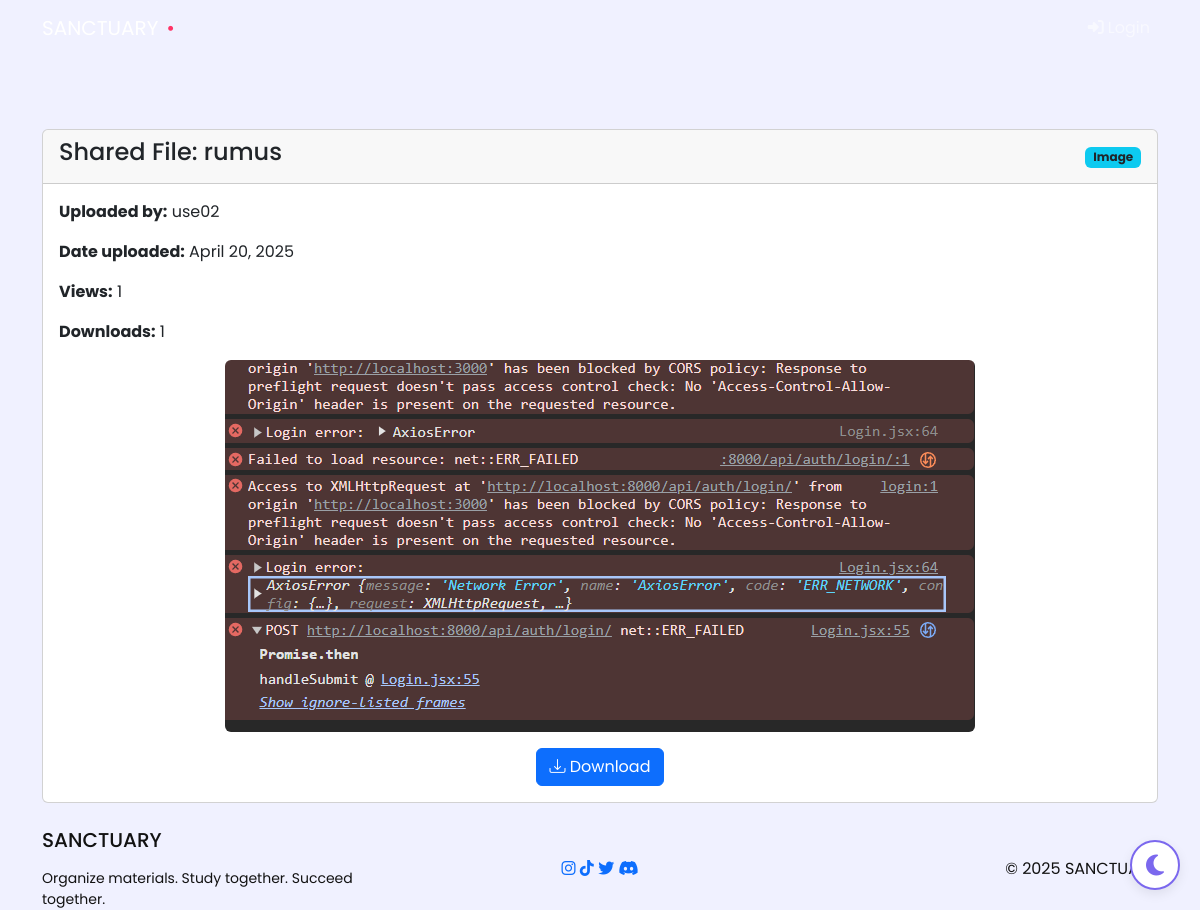
The app's page /shared/file/87g2zlBqmvu3t7ySOF5F6Sy4YpO4gcv6/ with its own data.
### core/models.py (models this page shows, shortened)
class LearningFile(models.Model):
    FILE_TYPE_CHOICES = (
        ('image', 'Image'),
        ('pdf', 'PDF'),
        ('code', 'Code'),
        ('document', 'Document'),
        ('video', 'Video'),
        ('audio', 'Audio'),
        ('other', 'Other'),
    )
    title = models.CharField(max_length=100)
    description = models.TextField(blank=True, null=True)
    file = models.FileField(upload_to=get_hashed_filename)
    file_type = models.CharField(max_length=20, choices=FILE_TYPE_CHOICES, default='other')
    topic = models.ForeignKey(Topic, on_delete=models.CASCADE, related_name='files')
    course = models.ForeignKey(Course, on_delete=models.CASCADE, related_name='files')
    uploaded_by = models.ForeignKey(User, on_delete=models.CASCADE, related_name='uploaded_files')
    created_at = models.DateTimeField(auto_now_add=True)
    updated_at = models.DateTimeField(auto_now=True)
    share_token = models.CharField(max_length=32, null=True, blank=True)
    views_count = models.PositiveIntegerField(default=0)
    downloads_count = models.PositiveIntegerField(default=0)
    def save(self, *args, **kwargs):
        if not self.file_type or self.file_type == 'other':
            self.file_type = get_file_type_from_extension(self.file.name)
        if not self.share_token:
            self.share_token = get_random_string(32)
        super().save(*args, **kwargs)

class User(AbstractUser):
    ROLE_CHOICES = (
        ('super_admin', 'Super Admin'),
        ('admin', 'Admin'),
        ('user', 'User'),
    )
    role = models.CharField(max_length=20, choices=ROLE_CHOICES, default='user')
    profile_photo = models.ImageField(upload_to='profile_photos/', null=True, blank=True)

### core/views.py (the view, shortened to what this page needs)
# urls.py: path('shared/file/<str:token>/', views.file_share, name='file_share'),
def file_share(request, token):
    file = get_object_or_404(LearningFile, share_token=token)
    file.views_count += 1
    file.save()
    return render(request, 'core/shared_file.html', {'file': file})

### core/templates/core/shared_file.html (shortened to what this page needs)
{% extends 'base/base.html' %}
{% load static %}
{% block content %}
<div class="container mt-4">
    <div class="card">
        <div class="card-header d-flex justify-content-between align-items-center">
            <h4>Shared File: {{ file.title }}</h4>
            <div>
                <span class="badge bg-info text-dark">{{ file.get_file_type_display }}</span>
            </div>
        </div>
        <div class="card-body">
            <div class="mb-3">
                <p><strong>Uploaded by:</strong> {{ file.uploaded_by.username }}</p>
                <p><strong>Date uploaded:</strong> {{ file.created_at|date:"F d, Y" }}</p>
                <p><strong>Views:</strong> {{ file.views_count }}</p>
                <p><strong>Downloads:</strong> {{ file.downloads_count }}</p>
            </div>
            <div class="mb-3">
                {% if file.file_type == 'image' %}
                    <div class="text-center">
                        <img src="{{ file.file.url }}" class="img-fluid rounded" style="max-height: 500px;" alt="{{ file.title }}">
                    </div>
                {% elif file.file_type == 'pdf' %}
                    <div class="ratio ratio-16x9">
                        <embed src="{{ file.file.url }}" type="application/pdf" width="100%" height="600px" />
                    </div>
                {% else %}
                    <p class="text-center">
                        <i class="bi bi-file-earmark fs-1"></i><br>
                        File preview not available
                    </p>
                {% endif %}
            </div>
            <div class="d-flex justify-content-center">
                {% if user.is_authenticated %}
                <a href="{% url 'download_file' file.id %}" class="btn btn-primary">
                    <i class="bi bi-download"></i> Download
                </a>
                {% else %}
                <a href="{{ file.file.url }}" class="btn btn-primary" download>
                    <i class="bi bi-download"></i> Download
                </a>
                {% endif %}
            </div>
        </div>
    </div>
</div>
{% endblock %}

### core/templates/base/base.html (style rules this page uses)
:root { --primary-color: #7B68EE; --primary-dark: #6A5ACD; --secondary-color: #00D1FF; --accent-color: #FF3366; --success-color: #00E676; --warning-color: #FFEA00; --dark-color: #121212; --light-color: #F8F9FA; --border-radius-sm: 8px; --border-radius: 12px; --border-radius-lg: 20px; --box-shadow: 0 4px 12px rgba(0, 0, 0, 0.08); --transition-speed: 0.3s; --bg-color: #F0F1FF; --text-color: #121212; --card-bg: #ffffff; --navbar-gradient: linear-gradient(135deg, var(--primary-color) 0%, var(--primary-dark) 100%); --footer-gradient: linear-gradient(135deg, rgba(123, 104, 238, 0.1) 0%, rgba(0, 209, 255, 0.05) 100%); --card-shadow: 0 4px 12px rgba(0, 0, 0, 0.08); --border-color: #EAEAEA; --form-bg: #ffffff; }
body { min-height: 100vh; display: flex; flex-direction: column; font-family: 'Poppins', sans-serif; background-color: var(--bg-color); color: var(--text-color); transition: background-color var(--transition-speed) ease, color var(--transition-speed) ease; overflow-x: hidden; }
.card, .btn, .nav-link, .form-control { transition: background-color 0.2s ease, color 0.2s ease; }

### records on screen
LearningFile: title "rumus", file_type "Image", uploaded_by.username "use02", created_at "April 20, 2025", views_count "1", downloads_count "1", file (picture)
